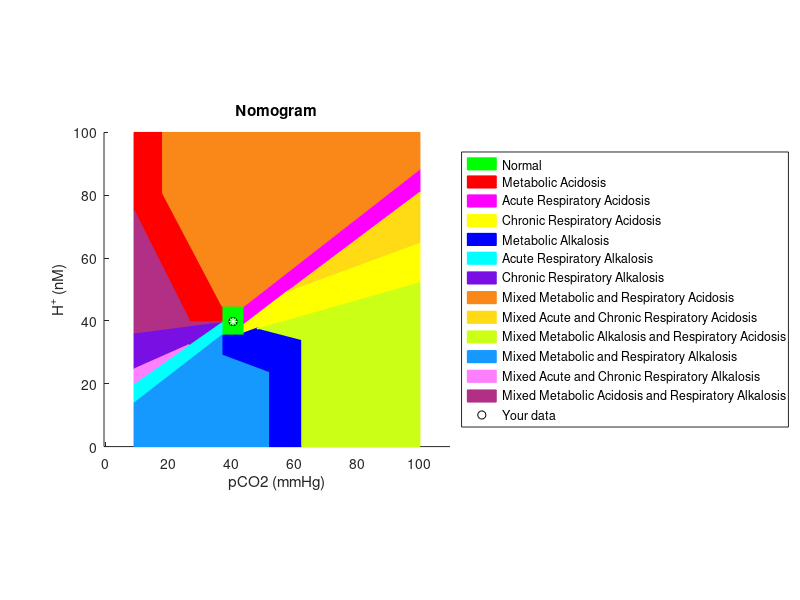

This figure's MATLAB source:
function abnomogram(varargin)
% ABNOMOGRAM - Check the Acid-Base status of a blood samples. 
% This function executes the analysis of the Acid-Base status of a blood
% sample given the pH and the pCO2 (in mmHg). The function plots a nomogram
% with 13, differently coloured, zones. The zone in which your data fall 
% represents the Acid-Base status of your blood sample. By itself, the
% function plots a nomogram for a normal sample.
% 
% Syntax: 	ABNONOGRAM(pH,pCO2)
%      
%     Inputs:
%           pH - Blood sample pH. This is a scalar value.
%           pC02 - Blood sample pCO2. This is a scalar value.
%     Outputs:
%           - Nomogram plot
% 
%      Example: 
%      abnomogram will show a nomogram for a normal sample
%      abnomogram(7.5,45) will show a nomogram with your data into the metabolic alkalosis zone
%
%           Created by Giuseppe Cardillo
%           giuseppe.cardillo-edta@poste.it
%
% To cite this file, this would be an appropriate format:
% Cardillo G. (2008) ABnomogram: check the acid-base status of a blood
% sample. 
% http://www.mathworks.com/matlabcentral/fileexchange/20571

%Input error handling
defaultpH=7.4;
defaultpCO2=40.5;
validation = @(x) isnumeric(x) && isscalar(x) && isreal (x) && isfinite(x) && (x > 0);
p = inputParser;
addOptional(p,'x',defaultpH,validation);
addOptional(p,'y',defaultpCO2,validation);
parse(p,varargin{:});
x=p.Results.x; y=p.Results.y;
clear p default* validation

x=10^(-x+9); %transform pH in nM units
Z=zeros(1,14); %Zone vector preallocation
%Set the colors of the 13 zones
C=[0 255 0; 255 0 0; 255 0 255; 255 255 0; 0 0 255; 0 255 255;...
    122 15 227; 249 136 25; 255 219 21; 203 255 21; 21 153 255;...
    255 128 255; 177 47 133]./255; 
figure('Position',[0 0 1280 960]);
hold on
%Normal 
pCO2=[37 37 44 44];
H=[35.50 44.70 44.70 35.50];
Z(1)=fill(pCO2,H,C(1,:),'EdgeColor',C(1,:));
%Metabolic Acidosis
pCO2=[9 18.07 18.07 9];
H=[-1.98855.*pCO2(1:2)+93.11307 100 100];
Z(2)=fill(pCO2,H,C(2,:),'EdgeColor',C(2,:));
pCO2=[18.08 26.81 26.81 18.08];
H=[-1.98855.*pCO2(1:2)+93.11307 -1.90016.*pCO2(3:4)+115.00586];
fill(pCO2,H,C(2,:),'EdgeColor',C(2,:));
pCO2=[26.82 36.99 36.99 26.82];
H=[-1.90016.*pCO2(1:2)+115.00586 39.8 39.8];
fill(pCO2,H,C(2,:),'EdgeColor',C(2,:));
%Acute Respiratory Acidosis
pCO2=[44.01 100 100 44.01];
H=[0.75036.*pCO2(1:2)+5.94429 0.77929.*pCO2(3:4)+10.41143];
Z(3)=fill(pCO2,H,C(3,:),'EdgeColor',C(3,:));
%Chronic Respiratory Acidosis
pCO2=[44.01 57.83 57.83 44.01];
H=[0.28482.*pCO2(1:2)+23.66786 0.76645.*pCO2(3:4)+5.17621];
Z(4)=fill(pCO2,H,C(4,:),'EdgeColor',C(4,:));
pCO2=[57.84 100 100 57.84];
H=[0.28482.*pCO2(1:2)+23.66786 0.36827.*pCO2(3:4)+28.20287];
fill(pCO2,H,C(4,:),'EdgeColor',C(4,:));
%Metabolic Alkalosis
pCO2=[37 44 44 37];
H=[-0.37272.*pCO2(1:2)+42.93068 35.49 35.49];
Z(5)=fill(pCO2,H,C(5,:),'EdgeColor',C(5,:));
pCO2=[44.01 48.18 48.18 44.01];
H=[-0.37272.*pCO2(1:2)+42.93068 0.36516.*pCO2(3:4)+20.13317];
fill(pCO2,H,C(5,:),'EdgeColor',C(5,:));
pCO2=[48.19 51.80 51.80 48.19];
H=[-0.37272.*pCO2(1:2)+42.93068 -0.25989.*pCO2(3:4)+50.25395];
fill(pCO2,H,C(5,:),'EdgeColor',C(5,:));
pCO2=[51.81 62.35 62.35 51.81];
H=[0 0 -0.25989.*pCO2(3:4)+50.25395];
fill(pCO2,H,C(5,:),'EdgeColor',C(5,:));
%Acute Respiratory Alkalosis
pCO2=[9 36.99 36.99 9];
H=[0.77332.*pCO2(1:2)+6.8872 0.7068.*pCO2(3:4)+13.64852];
Z(6)=fill(pCO2,H,C(6,:),'EdgeColor',C(6,:));
%Chronic Respiratory Alkalosis
pCO2=[9 26.50 26.50 9];
H=[0.44379.*pCO2(1:2)+20.70493 0.13015.*pCO2(3:4)+34.98438];
Z(7)=fill(pCO2,H,C(7,:),'EdgeColor',C(7,:));
pCO2=[26.51 36.99 36.99 26.51];
H=[0.69876.*pCO2(1:2)+13.94585 0.13015.*pCO2(3:4)+34.98438];
fill(pCO2,H,C(7,:),'EdgeColor',C(7,:));
%Mixed Metabolic and Respiratory Acidosis
pCO2=[18.08 36.99 36.99 18.07];
H=[-1.90016.*pCO2(1:2)+115.00586 100 100];
Z(8)=fill(pCO2,H,C(8,:),'EdgeColor',C(8,:));
pCO2=[37 44 44 37];
H=[44.71 44.71 100 100];
fill(pCO2,H,C(8,:),'EdgeColor',C(8,:));
pCO2=[44.01 100 100 44.01];
H=[0.77929.*pCO2(1:2)+10.41143 100 100];
fill(pCO2,H,C(8,:),'EdgeColor',C(8,:));
%Mixed Acute and Chronic Respiratory Acidosis
pCO2=[57.84 100 100 57.84];
H=[0.75036.*pCO2(1:2)+5.94429 0.36827.*pCO2(3:4)+28.20287];
Z(9)=fill(pCO2,H,C(9,:),'EdgeColor',C(9,:));
%Mixed Metabolic Alkalosis and Respiratory Acidosis
pCO2=[48.20 62.35 62.35 48.20];
H=[-0.25989.*pCO2(1:2)+50.25395 0.28482.*pCO2(3:4)+23.66786];
Z(10)=fill(pCO2,H,C(10,:),'EdgeColor',C(10,:));
pCO2=[62.36 100 100 62.36];
H=[0 0 0.28482.*pCO2(3:4)+23.66786];
fill(pCO2,H,C(10,:),'EdgeColor',C(10,:));
%Mixed Metabolic and Respiratory Alkalosis
pCO2=[9 36.99 36.99 9];
H=[0 0 0.77332.*pCO2(3:4)+6.8872];
Z(11)=fill(pCO2,H,C(11,:),'EdgeColor',C(11,:));
pCO2=[37 51.80 51.80 37];
H=[0 0 -0.37272.*pCO2(3:4)+42.93068];
fill(pCO2,H,C(11,:),'EdgeColor',C(11,:));
%Mixed Acute and Chronic Respiratory Alkalosis
pCO2=[9 26.50 26.50 9];
H=[0.7068.*pCO2(1:2)+13.64852 0.4438.*pCO2(3:4)+20.70493];
Z(12)=fill(pCO2,H,C(12,:),'EdgeColor',C(12,:));
%Mixed Metabolic Acidosis and Respiratory Alkalosis
pCO2=[9 26.80 26.80 9];
H=[0.13015.*pCO2(1:2)+34.98438 -1.98855.*pCO2(3:4)+93.11307];
Z(13)=fill(pCO2,H,C(13,:),'EdgeColor',C(13,:));
pCO2=[26.81 36.99 36.99 26.80];
H=[0.13015.*pCO2(1:2)+34.98438 39.7 39.7];
Z(13)=fill(pCO2,H,C(13,:),'EdgeColor',C(13,:));
%Plot data
Z(14)=plot(y,x,'ko');
plot(y,x,'w*')

%Add labels
title('Nomogram')
xlabel('pCO2 (mmHg)')
ylabel('H^+ (nM)')
legend(Z,'Normal', ...
    'Metabolic Acidosis', 'Acute Respiratory Acidosis', 'Chronic Respiratory Acidosis',...
    'Metabolic Alkalosis', 'Acute Respiratory Alkalosis', 'Chronic Respiratory Alkalosis',...
    'Mixed Metabolic and Respiratory Acidosis', 'Mixed Acute and Chronic Respiratory Acidosis', ...
    'Mixed Metabolic Alkalosis and Respiratory Acidosis', 'Mixed Metabolic and Respiratory Alkalosis', ...
    'Mixed Acute and Chronic Respiratory Alkalosis', 'Mixed Metabolic Acidosis and Respiratory Alkalosis',...
    'Your data','Location','EastOutside')
axis equal
hold off
